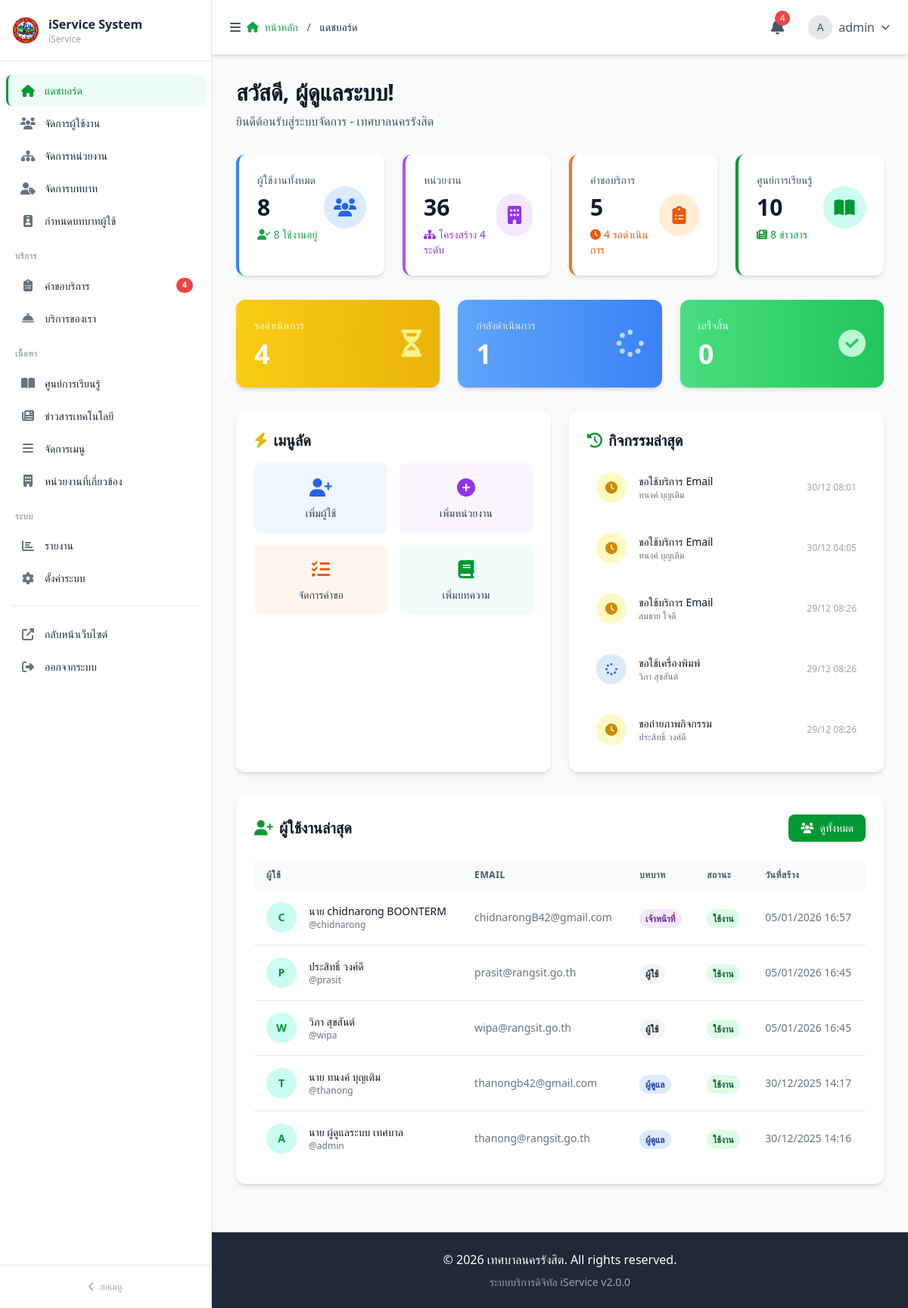
The app's page /admin/admin_dashboard.php (signed in) with its own data.
### tables this page shows
CREATE TABLE `service_requests` (
  `id` int(11) NOT NULL,
  `user_id` int(11) DEFAULT NULL COMMENT 'FK to users',
  `request_code` varchar(50) NOT NULL COMMENT 'รหัสคำขอ เช่น REQ-2025-0001',
  `service_code` varchar(50) NOT NULL COMMENT 'รหัสบริการ (FK to my_service)',
  `service_name` varchar(100) DEFAULT NULL,
  `subject` varchar(255) DEFAULT NULL,
  `description` text DEFAULT NULL,
  `department_id` int(11) DEFAULT NULL,
  `requester_prefix_id` int(11) DEFAULT NULL,
  `requester_name` varchar(100) NOT NULL COMMENT 'ชื่อผู้ขอ',
  `requester_email` varchar(100) DEFAULT NULL COMMENT 'อีเมลผู้ขอ',
  `requester_phone` varchar(20) DEFAULT NULL COMMENT 'เบอร์โทรผู้ขอ',
  `department` varchar(100) DEFAULT NULL COMMENT 'แผนก/หน่วยงาน',
  `position` varchar(100) DEFAULT NULL COMMENT 'ตำแหน่ง',
  `status` enum('pending','in_progress','completed','rejected','cancelled') NOT NULL DEFAULT 'pending' COMMENT 'สถานะคำขอ',
  `priority` enum('low','medium','high','urgent') NOT NULL DEFAULT 'medium' COMMENT 'ความสำคัญ',
  `assigned_to` varchar(100) DEFAULT NULL COMMENT 'เจ้าหน้าที่ผู้รับผิดชอบ',
  `assigned_to_user_id` int(11) DEFAULT NULL,
  `requested_date` date NOT NULL COMMENT 'วันที่ยื่นคำขอ',
  `target_date` date DEFAULT NULL COMMENT 'วันที่ต้องการให้เสร็จ',
  `completed_date` date DEFAULT NULL COMMENT 'วันที่ดำเนินการเสร็จสิ้น',
  `notes` text DEFAULT NULL COMMENT 'หมายเหตุจากผู้ขอ',
  `admin_notes` text DEFAULT NULL COMMENT 'หมายเหตุจาก Admin/เจ้าหน้าที่',
  `rejection_reason` text DEFAULT NULL COMMENT 'เหตุผลในการปฏิเสธ',
  `created_at` timestamp NOT NULL DEFAULT current_timestamp(),
  `updated_at` timestamp NOT NULL DEFAULT current_timestamp() ON UPDATE current_timestamp()
);

### admin/admin_dashboard.php (the view, shortened to what the rows shown need)
<?php
require_once '../config/database.php';
$user = [
    'username' => $_SESSION['username'] ?? 'Admin',
    'email' => $_SESSION['email'] ?? '',
    'full_name' => $_SESSION['full_name'] ?? $_SESSION['username'] ?? 'Admin',
    'first_name' => $_SESSION['first_name'] ?? 'Admin'
];
$recent_requests_query = $conn->query("SHOW TABLES LIKE 'service_requests'");
$recent_requests = null;
if ($recent_requests_query->num_rows > 0) {
    $recent_requests = $conn->query("SELECT * FROM service_requests ORDER BY created_at DESC LIMIT 5");
}
include 'admin-layout/header.php';
include 'admin-layout/sidebar.php';
include 'admin-layout/topbar.php';
?>
<div class="mb-8">
    <h1 class="text-2xl md:text-3xl font-bold text-gray-900 mb-2">
        สวัสดี, <?php echo htmlspecialchars($user['first_name']); ?>!
    </h1>
</div>
<div class="grid grid-cols-1 lg:grid-cols-2 gap-6 mb-8">
    <div class="bg-white rounded-xl shadow-md p-6">
        <h2 class="text-xl font-bold text-gray-900 mb-4">
            <i class="fas fa-bolt text-yellow-500 mr-2"></i>เมนูลัด
        </h2>
    </div>
    <div class="bg-white rounded-xl shadow-md p-6">
        <h2 class="text-xl font-bold text-gray-900 mb-4">
            <i class="fas fa-history text-teal-600 mr-2"></i>กิจกรรมล่าสุด
        </h2>
        <div class="space-y-4">
            <?php if ($recent_requests && $recent_requests->num_rows > 0): ?>
                <?php while ($request = $recent_requests->fetch_assoc()): ?>
                <div class="flex items-center space-x-4 p-3 hover:bg-gray-50 rounded-lg">
                    <div class="w-10 h-10 <?php
                        echo match($request['status']) {
                            'pending' => 'bg-yellow-100',
                            'in_progress' => 'bg-blue-100',
                            'completed' => 'bg-green-100',
                            'cancelled' => 'bg-red-100',
                            default => 'bg-gray-100'
                        };
                    ?> rounded-full flex items-center justify-center">
                        <i class="fas <?php
                            echo match($request['status']) {
                                'pending' => 'fa-clock text-yellow-600',
                                'in_progress' => 'fa-spinner text-blue-600',
                                'completed' => 'fa-check text-green-600',
                                'cancelled' => 'fa-times text-red-600',
                                default => 'fa-question text-gray-600'
                            };
                        ?>"></i>
                    </div>
                    <div class="flex-1">
                        <p class="font-medium text-gray-900 text-sm"><?php echo htmlspecialchars($request['service_name'] ?? $request['service_code']); ?></p>
                        <p class="text-xs text-gray-500"><?php echo htmlspecialchars($request['requester_name'] ?? 'ไม่ระบุ'); ?></p>
                    </div>
                    <span class="text-xs text-gray-400">
                        <?php echo date('d/m H:i', strtotime($request['created_at'])); ?>
                    </span>
                </div>
                <?php endwhile; ?>
            <?php endif; ?>
        </div>
    </div>
</div>
<div class="bg-white rounded-xl shadow-md p-6">
    <div class="flex items-center justify-between mb-6">
        <h2 class="text-xl font-bold text-gray-900">
            <i class="fas fa-user-plus text-teal-600 mr-2"></i>ผู้ใช้งานล่าสุด
        </h2>
    </div>
    <div class="overflow-x-auto">
        <table class="w-full">
            <thead class="bg-gray-50">
                <tr>
                    <th class="px-4 py-3 text-left text-xs font-semibold text-gray-600 uppercase tracking-wider">ผู้ใช้</th>
                    <th class="px-4 py-3 text-left text-xs font-semibold text-gray-600 uppercase tracking-wider">Email</th>
                    <th class="px-4 py-3 text-left text-xs font-semibold text-gray-600 uppercase tracking-wider">บทบาท</th>
                    <th class="px-4 py-3 text-left text-xs font-semibold text-gray-600 uppercase tracking-wider">สถานะ</th>
                    <th class="px-4 py-3 text-left text-xs font-semibold text-gray-600 uppercase tracking-wider">วันที่สร้าง</th>
                </tr>
            </thead>
        </table>
    </div>
</div>
<?php include 'admin-layout/footer.php'; ?>

### records on screen
service_requests: service_name "ขอใช้บริการ Email", requester_name "ทนงค์ บุญเติม", created_at "30/12 08:01"
service_requests: service_name "ขอใช้บริการ Email", requester_name "ทนงค์ บุญเติม", created_at "30/12 04:05"
service_requests: service_name "ขอใช้บริการ Email", requester_name "สมชาย ใจดี", created_at "29/12 08:26"
service_requests: service_name "ขอใช้เครื่องพิมพ์", requester_name "วิภา สุขสันต์", created_at "29/12 08:26"
service_requests: service_name "ขอถ่ายภาพกิจกรรม", requester_name "ประสิทธิ์ วงศ์ดี", created_at "29/12 08:26"

### other values on screen
$sidebar_app_name "iService System"
$sidebar_org_name "iService"
$item['label'] "แดชบอร์ด"
$item['label'] "จัดการผู้ใช้งาน"
$item['label'] "จัดการหน่วยงาน"
$item['label'] "จัดการบทบาท"
$item['label'] "กำหนดบทบาทผู้ใช้"
$group['label'] "บริการ"
$item['label'] "คำขอบริการ"
$item['badge'] "4"
$item['label'] "บริการของเรา"
$group['label'] "เนื้อหา"
$item['label'] "ศูนย์การเรียนรู้"
$item['label'] "ข่าวสารเทคโนโลยี"
$item['label'] "จัดการเมนู"
